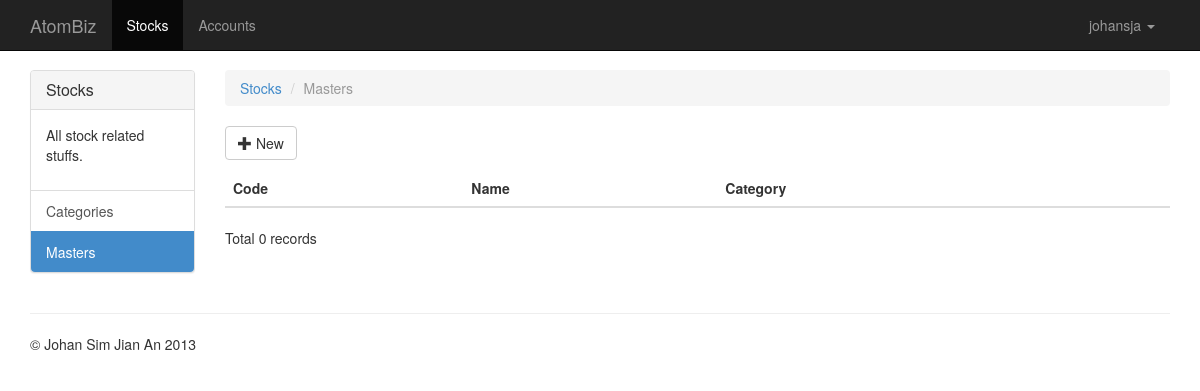
/stocks/master (signed in), run on an earlier commit of the app's database.
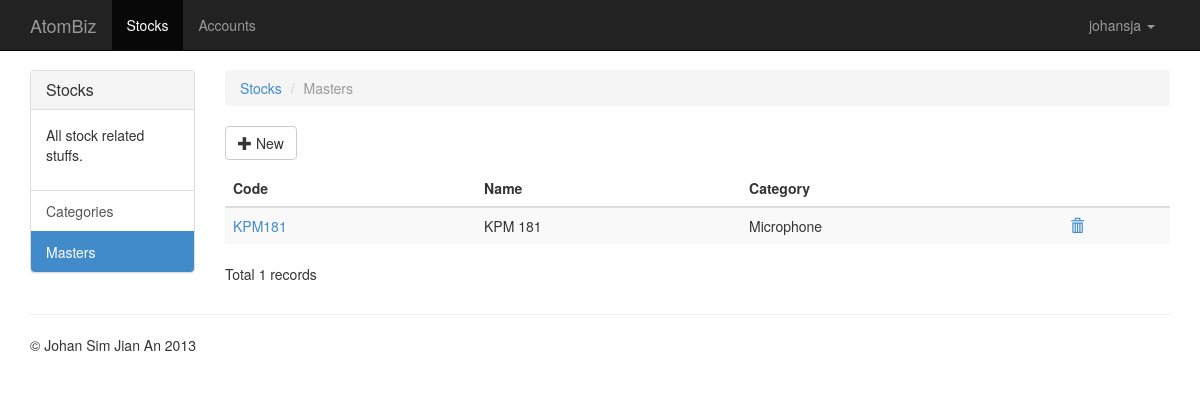
And on a later commit of the database.
### stocks/models.py (models this page shows, shortened)
class Master(models.Model):
    MB_FLAGS = (
        ('A', 'Assembly'),
        ('K', 'Kit'),
        ('M', 'Manufactured'),
        ('G', 'Phantom'),
        ('B', 'Purchased'),
        ('D', 'Service/Labour')
    )
    code = models.CharField(max_length=32, unique=True)
    name = models.CharField(max_length=64)
    description = models.TextField()
    category = models.ForeignKey(Category)
    order_quantity = models.SmallIntegerField('economic order quantity')
    packaged_volume = models.DecimalField('packaged volume (cubic feet)', max_digits=16, decimal_places=4)
    packaged_weight = models.DecimalField('packaged weight (lbs)', max_digits=16, decimal_places=4)
    uom = models.ForeignKey(UnitOfMeasure, verbose_name='units of measure')
    mb_flag = models.CharField('assembly, kit, manufactured or service', max_length=1, choices=MB_FLAGS)
    discountinued = models.BooleanField()
    controlled = models.BooleanField('batch, serial or lot control')
    serialized = models.BooleanField()
    perishable = models.BooleanField()
    barcode = models.CharField(max_length=32)
    discount_category = models.CharField(max_length=4)
    tax_category = models.ForeignKey(Group)
    pan_size = models.FloatField()
    shrinkage_factor = models.FloatField()

class Category(models.Model):
    TYPES = (
        ('F', 'Finished Goods'),
        ('M', 'Raw Materials'),
        ('D', 'Dummy Item - (No movements)'),
        ('L', 'Labour')
    )
    code = models.CharField(max_length=8, unique=True)
    name = models.CharField(max_length=32)
    type = models.CharField(max_length=1, choices=TYPES)
    gl = models.ForeignKey(Master, related_name='stock_cat', verbose_name='GL')
    wip_gl = models.ForeignKey(Master, related_name='stock_cat_wip', verbose_name='WIP GL')
    adjustment_gl = models.ForeignKey(Master, related_name='stock_cat_adj', verbose_name='adjustments GL')
    issues_gl = models.ForeignKey(Master, related_name='stock_cat_issues', verbose_name='internal stock issues GL')
    price_gl = models.ForeignKey(Master, related_name='stock_cat_price', verbose_name='price variance GL')
    usage_gl = models.ForeignKey(Master, related_name='stock_cat_usage', verbose_name='usage variance GL')
    class Meta:
        verbose_name_plural = 'categories'
    def __unicode__(self):
        return self.name

### stocks/views.py (the view)
class MasterList(ListView):
    model = Master

### stocks/templates/stocks/master_list.html
{% extends "stocks/base.html" %}
{% block rows %}
    <ol class="breadcrumb">
        <li><a href="{% url 'stocks' %}">Stocks</a></li>
        <li class="active">Masters</li>
    </ol>
    <p>
        <a href="{% url 'stocks_master_new' %}" class="btn btn-default">
            <span class="glyphicon glyphicon-plus"></span> New
        </a>
    </p>
    <div class=" table-responsive">
        <table class="table table-striped">
            <thead>
                <tr>
                    <th>Code</th>
                    <th>Name</th>
                    <th>Category</th>
                    <th>&nbsp;</th>
                </tr>
            </thead>
            <tbody>
                {% for master in object_list %}
                    <tr>
                        <td><a href="{% url 'stocks_master_detail' master.id %}">{{ master.code }}</a></td>
                        <td>{{ master.name }}</td>
                        <td>{{ master.category }}</td>
                        <td>
                            <a href="{% url 'stocks_master_delete' master.id %}"><span class="glyphicon glyphicon-trash"></span></a>
                        </td>
                    </tr>
                {% endfor %}
            </tbody>
        </table>
    </div>
    <p>Total {{ object_list|length }} records</p>
{% endblock %}

### stocks/templates/stocks/base.html
{% extends "base.html" %}
{% block app_rows %}
    <div class="row">
        <div class="col-lg-2">
            <div class="panel panel-default">
                <div class="panel-heading">
                    <h2 class="panel-title">Stocks</h2>
                </div>
                <div class="panel-body">
                    <p>
                        All stock related stuffs.
                    </p>
                </div>
                <div class="list-group">
                    {% with "/stocks/category" as url %}
                        <a href="{{ url }}" class="list-group-item{% if url in request.path %} active{% endif %}">Categories</a>
                    {% endwith %}
                    {% with "/stocks/master" as url %}
                        <a href="{{ url }}" class="list-group-item{% if url in request.path %} active{% endif %}">Masters</a>
                    {% endwith %}
                </div>
            </div>
        </div>
        <div class="col-lg-10">
            {% block rows %}{% endblock %}
        </div>
    </div>
{% endblock %}

### templates/base.html (shortened to what this page needs)
{% extends 'bootstrap/base.html' %}
{% block project_navbar_brand_url %}
  {% if user.is_authenticated %}
    /users/dashboard/
  {% else %}
    /
  {% endif %}
{% endblock %}
{% block project_navbar_brand %}AtomBiz{% endblock %}
{% block project_navbar_collapse %}
  {% if user.is_authenticated %}
    <ul class="nav navbar-nav">
      {% with url="/stocks/" %}
        <li{% if url in request.path %} class="active"{% endif %}><a href="{{ url }}">Stocks</a></li>
      {% endwith %}
      {% with url="/accounts/" %}
        <li{% if url in request.path %} class="active"{% endif %}><a href="{{ url }}">Accounts</a></li>
      {% endwith %}
    </ul>
    <ul class="nav navbar-nav navbar-right">
      <li class="dropdown">
        <a href="#" class="dropdown-toggle" data-toggle="dropdown">{{ user }} <b class="caret"></b></a>
      </li>
    </ul>
  {% endif %}
{% endblock %}
{% block project_rows %}
  {% block app_rows %}
  {% endblock %}
{% endblock %}
{% block project_footer_content %}
  <p>&copy; Johan Sim Jian An 2013</p>
{% endblock %}

### theme_bootstrap/templates/bootstrap/base.html (shortened to what this page needs)
{% load staticfiles %}
<!DOCTYPE html>
<html lang="en">
    <head>
        <link href="{% static 'bootstrap/css/bootstrap.min.css' %}" rel="stylesheet">
    </head>
    <body>
        {% block project_navbar %}
            <div class="navbar navbar-inverse navbar-fixed-top">
                <div class="container">
                    <div class="navbar-header">
                        <a class="navbar-brand" href="{% block project_navbar_brand_url %}/{% endblock %}"> {% block project_navbar_brand %}Project name{% endblock %} </a>
                    </div>
                    <div class="collapse navbar-collapse">
                        {% block project_navbar_collapse %}{% endblock %}
                    </div>
                </div>
            </div>
        {% block project_container %}
            <div class="container">
                {% block project_rows %}{% endblock %}
                {% block project_footer %}
                <hr>
                <footer>
                    {% block project_footer_content %}{% endblock %}
                </footer>
                {% endblock %}
            </div>
        {% endblock %}
    </body>
</html>

### templates/base.html (style rules this page uses)
body { padding-top: 70px; }

What changed in the data, as far as the page shows it:
added Master: code "KPM181", name "KPM 181", category "Microphone"
Also different on the page:
{{ object_list|length }}: "0" → "1"
